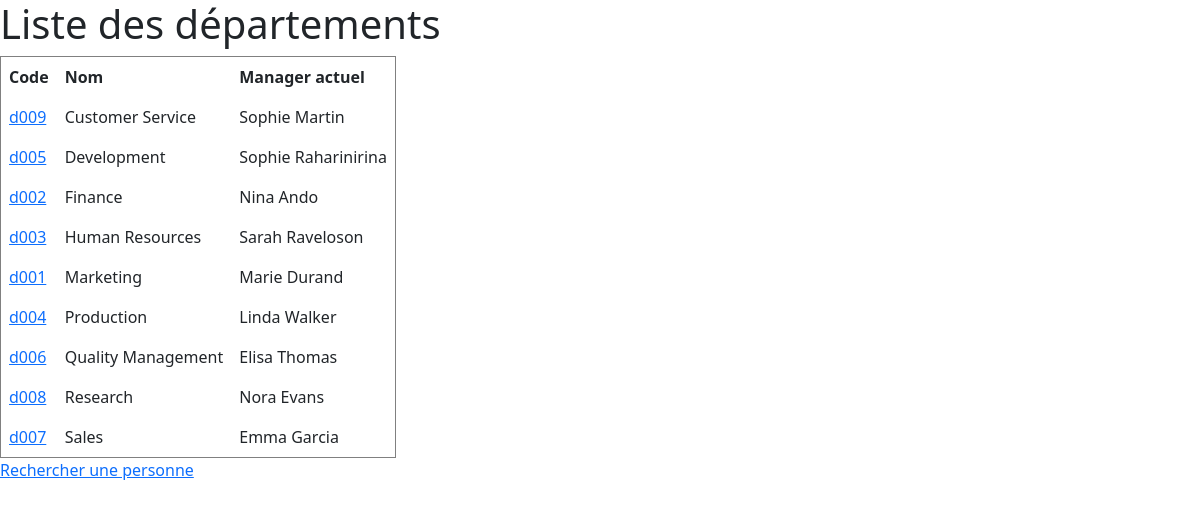
The page /pages/index.php on the database its author committed.
### tables this page shows
CREATE TABLE departments (
    dept_no     CHAR(4)         NOT NULL,
    dept_name   VARCHAR(40)     NOT NULL,
    PRIMARY KEY (dept_no),
    UNIQUE  KEY (dept_name)
);

CREATE TABLE employees (
    emp_no      INT             NOT NULL,
    birth_date  DATE            NOT NULL,
    first_name  VARCHAR(14)     NOT NULL,
    last_name   VARCHAR(16)     NOT NULL,
    gender      ENUM ('M','F')  NOT NULL,    
    hire_date   DATE            NOT NULL,
    PRIMARY KEY (emp_no)
);

### inc/fonction.php (called while the page is built, shortened)
<?php
function getDepartmentsWithManager() {
    $db = dbconnect();
    $sql = sprintf("
        SELECT d.dept_no, d.dept_name, e.first_name, e.last_name
        FROM departments d
        LEFT JOIN dept_manager dm ON d.dept_no = dm.dept_no
        LEFT JOIN employees e ON dm.emp_no = e.emp_no
        WHERE dm.to_date = '9999-01-01'
    ");
    $result = mysqli_query($db, $sql);
    return mysqli_fetch_all($result, MYSQLI_ASSOC);
}

### pages/index.php (the view, shortened to what this page needs)
<?php
require("../inc/fonction.php");
$departments = getDepartmentsWithManager();
?>
<!DOCTYPE html>
<html>
<head>
    <link rel="stylesheet" href="../asset/bootstrap.min.css">
</head>
<body>
    <h1>Liste des départements</h1>
    <table border="1" cellpadding="8">
        <tr>
            <th>Code</th>
            <th>Nom</th>
            <th>Manager actuel</th>
        </tr>
        <?php foreach ($departments as $row): ?>
        <tr>
            <td><a href="liste_employer.php?dept_no=<?= $row['dept_no'] ?>"><?= $row['dept_no'] ?></a></td>
            <td><?= htmlspecialchars($row['dept_name']) ?></td>
            <td><?= $row['first_name'] . ' ' . $row['last_name'] ?></td>
        </tr>
        <?php endforeach; ?>
    </table>
    <p><a href="recherche.php">Rechercher une  personne </a></p>
</body>
</html>

### rows shown on the page
departments: dept_no "d009", dept_name "Customer Service", employees.first_name "Sophie", employees.last_name "Martin"
departments: dept_no "d005", dept_name "Development", employees.first_name "Sophie", employees.last_name "Raharinirina"
departments: dept_no "d002", dept_name "Finance", employees.first_name "Nina", employees.last_name "Ando"
departments: dept_no "d003", dept_name "Human Resources", employees.first_name "Sarah", employees.last_name "Raveloson"
departments: dept_no "d001", dept_name "Marketing", employees.first_name "Marie", employees.last_name "Durand"
departments: dept_no "d004", dept_name "Production", employees.first_name "Linda", employees.last_name "Walker"
departments: dept_no "d006", dept_name "Quality Management", employees.first_name "Elisa", employees.last_name "Thomas"
departments: dept_no "d008", dept_name "Research", employees.first_name "Nora", employees.last_name "Evans"
departments: dept_no "d007", dept_name "Sales", employees.first_name "Emma", employees.last_name "Garcia"
